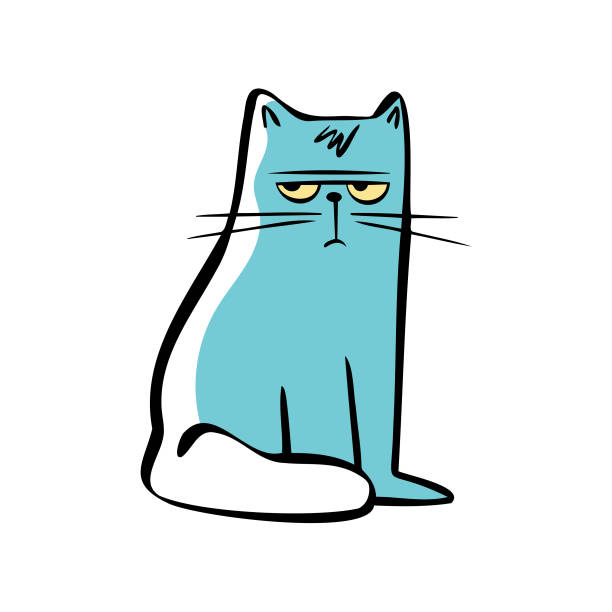
#> input picture pythonProject/CAT.jpg, 612 x 612 px
$ python main.py
#> lines starting #> are read from the running program, lines starting #| are printed output that depends on the picture
# Python code to read image
import cv2

img = cv2.imread("CAT.jpg", 0)
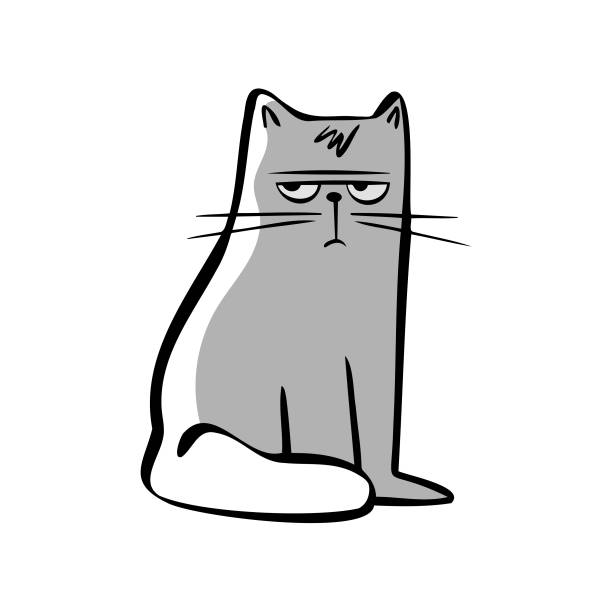
#> img: shape (612, 612); min 0, max 255, mean 231.9


cv2.imshow("image", img)


cv2.waitKey(0)


cv2.destroyAllWindows()

filename = 'CATNOTANGRY.jpg'
cv2.imwrite(filename, img)
print(img)
#> (printed output is left out)
